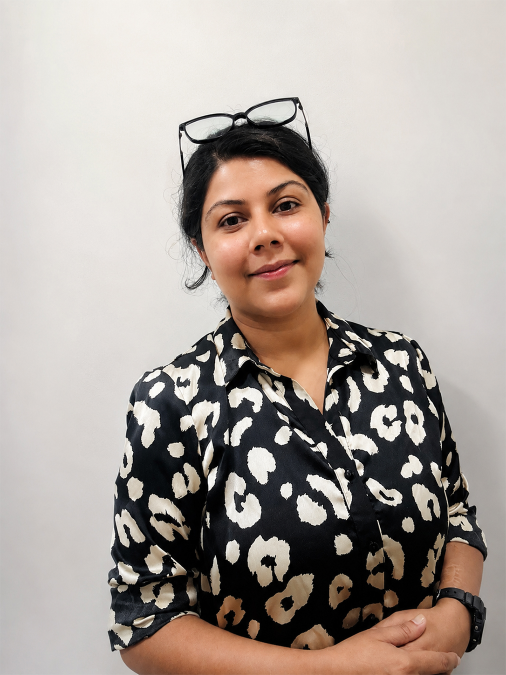
#> input picture richa mam.jpeg, 1012 x 1350 px (shown at 1/2 size)
$ python enhance_image.py '../richa mam.jpeg' out.png
#> lines starting #> are read from the running program, lines starting #| are printed output that depends on the picture
import sys
from PIL import Image, ImageEnhance, ImageFilter

def enhance_image(src_path, dest_path):
#> called with src_path = '../richa mam.jpeg', dest_path = 'out.png'
    img = Image.open(src_path)
#> img is the input picture: PIL image 1012x1350 RGB; mean R, G, B 170.3, 160.7, 154.2
    print(f"Original size: {img.size}")
#| Original size: (1012, 1350)

    # Convert to RGB if RGBA
    if img.mode in ("RGBA", "P"):
        img = img.convert("RGB")

    # 2x upscale using high quality Lanczos filter
    target_width = img.width * 2
#> target_width = 2024
    target_height = img.height * 2
#> target_height = 2700
    upscaled = img.resize((target_width, target_height), Image.Resampling.LANCZOS)
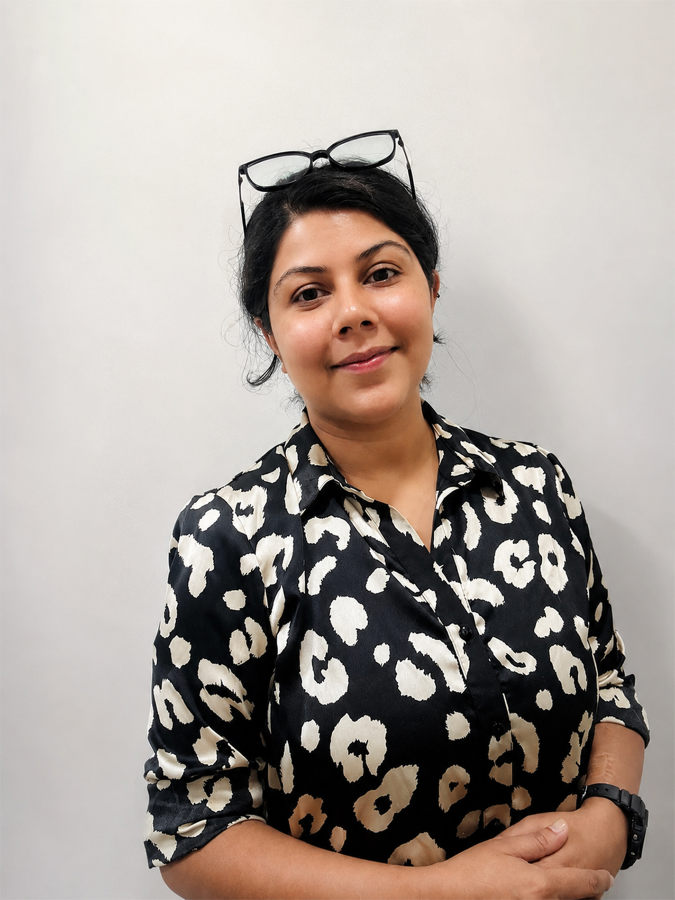
#> upscaled: PIL image 2024x2700 RGB (shown at 1/3 size); mean R, G, B 170.3, 160.7, 154.2

    # Enhance sharpness for crisp text
    enhancer_sharp = ImageEnhance.Sharpness(upscaled)
    sharpened = enhancer_sharp.enhance(1.4)

    # Enhance contrast slightly to make text pop
    enhancer_contrast = ImageEnhance.Contrast(sharpened)
    contrasted = enhancer_contrast.enhance(1.08)

    # Unsharp mask for fine typography and edges
    crisp = contrasted.filter(ImageFilter.UnsharpMask(radius=2, percent=120, threshold=3))

    # Save with maximum quality
    crisp.save(dest_path, "PNG", optimize=True)
    print(f"Enhanced and saved to {dest_path} with size {crisp.size}")
#| Enhanced and saved to out.png with size (2024, 2700)

if __name__ == "__main__":
    src = sys.argv[1]
    dest = sys.argv[2]
    enhance_image(src, dest)
